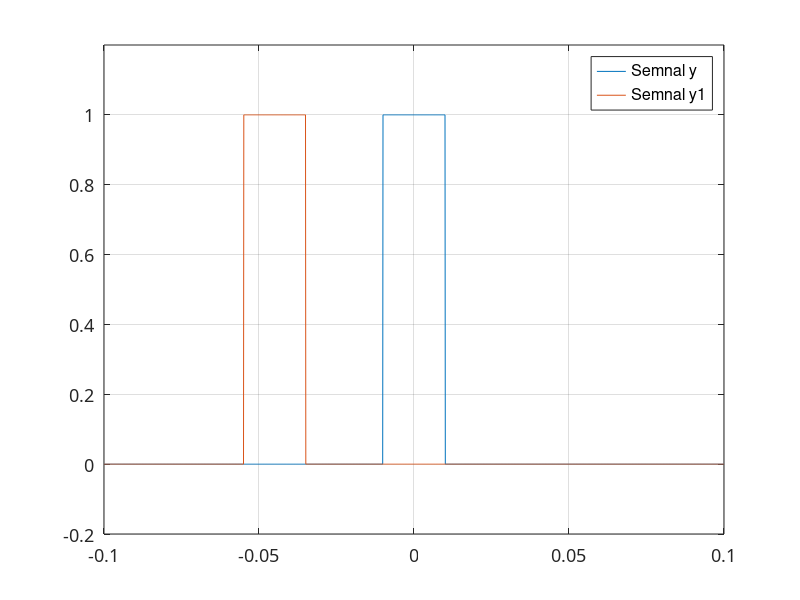

Write the MATLAB code that produced this figure. (Note: this script raises an error after producing the figure.)
t = -0.1:0.0001:0.1;
w = 20e-3;

y = rectpuls(t, w);

% signal 45 ms into the past
tpast = -45e-3;
y1 = rectpuls(t-tpast, w);

plot(t, y, t, y1)
ylim([-0.2 1.2])
grid, set (gca,'FontName', 'ArialCyr','FontSize',13)

legend("Semnal y", "Semnal y1", "AutoUpdate", "off")

yline(0, "black")

title('Semnal periodic in forma dreptunghiulara (rectpuls)') 
xlabel('t,sec'), ylabel('X(t)'), grid